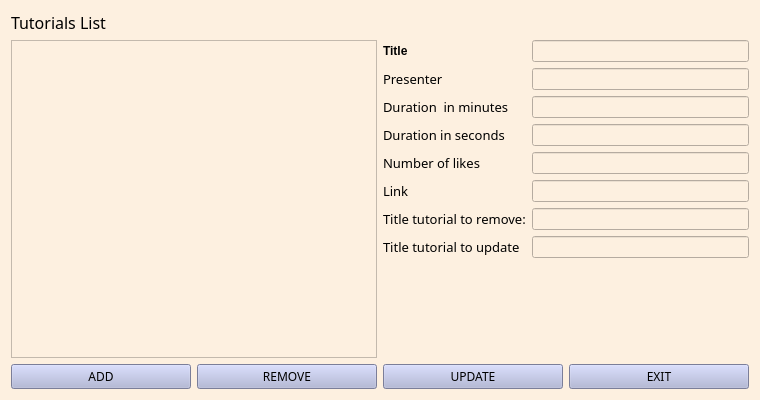
<?xml version="1.0" encoding="UTF-8"?>
<ui version="4.0">
 <class>AdminGuiClass</class>
 <widget class="QWidget" name="AdminGuiClass">
  <property name="geometry">
   <rect>
    <x>0</x>
    <y>0</y>
    <width>760</width>
    <height>400</height>
   </rect>
  </property>
  <property name="windowTitle">
   <string>AdminGui</string>
  </property>
  <property name="styleSheet">
   <string notr="true">background: rgb(253, 240, 224)</string>
  </property>
  <layout class="QHBoxLayout" name="horizontalLayout_3">
   <item>
    <layout class="QVBoxLayout" name="verticalLayout">
     <item>
      <widget class="QLabel" name="label">
       <property name="font">
        <font>
         <family>Britannic Bold</family>
         <pointsize>12</pointsize>
        </font>
       </property>
       <property name="styleSheet">
        <string notr="true">background: rgb(253, 240, 224)</string>
       </property>
       <property name="text">
        <string>Tutorials List</string>
       </property>
      </widget>
     </item>
     <item>
      <layout class="QHBoxLayout" name="horizontalLayout">
       <item>
        <widget class="QListWidget" name="listWidget_tutorials">
         <property name="styleSheet">
          <string notr="true">border-color: rgb(85, 85, 127);
border-color: rgb(253, 240, 224)</string>
         </property>
        </widget>
       </item>
       <item>
        <layout class="QFormLayout" name="formLayout">
         <item row="0" column="0">
          <widget class="QLabel" name="label_2">
           <property name="font">
            <font>
             <family>Segoe UI</family>
             <pointsize>9</pointsize>
             <italic>false</italic>
             <bold>false</bold>
            </font>
           </property>
           <property name="styleSheet">
            <string notr="true">font: 9pt &quot;Segoe UI&quot;;</string>
           </property>
           <property name="text">
            <string>&lt;!DOCTYPE HTML PUBLIC &quot;-//W3C//DTD HTML 4.0//EN&quot; &quot;http://www.w3.org/TR/REC-html40/strict.dtd&quot;&gt;
&lt;html&gt;&lt;head&gt;&lt;meta name=&quot;qrichtext&quot; content=&quot;1&quot; /&gt;&lt;meta charset=&quot;utf-8&quot; /&gt;&lt;style type=&quot;text/css&quot;&gt;
p, li { white-space: pre-wrap; }
hr { height: 1px; border-width: 0; }
li.unchecked::marker { content: &quot;\2610&quot;; }
li.checked::marker { content: &quot;\2612&quot;; }
&lt;/style&gt;&lt;/head&gt;&lt;body style=&quot; font-family:'Segoe UI'; font-size:9pt; font-weight:400; font-style:normal;&quot;&gt;
&lt;p style=&quot; margin-top:0px; margin-bottom:0px; margin-left:0px; margin-right:0px; -qt-block-indent:0; text-indent:0px;&quot;&gt;&lt;span style=&quot; font-weight:700;&quot;&gt;Title&lt;/span&gt;&lt;/p&gt;&lt;/body&gt;&lt;/html&gt;</string>
           </property>
          </widget>
         </item>
         <item row="0" column="1">
          <widget class="QLineEdit" name="lineEdit_title"/>
         </item>
         <item row="1" column="0">
          <widget class="QLabel" name="label_3">
           <property name="font">
            <font>
             <family>Britannic Bold</family>
             <pointsize>10</pointsize>
            </font>
           </property>
           <property name="text">
            <string>Presenter</string>
           </property>
          </widget>
         </item>
         <item row="1" column="1">
          <widget class="QLineEdit" name="lineEdit_presenter"/>
         </item>
         <item row="2" column="0">
          <widget class="QLabel" name="label_4">
           <property name="font">
            <font>
             <family>Britannic Bold</family>
             <pointsize>10</pointsize>
             <italic>false</italic>
             <bold>false</bold>
            </font>
           </property>
           <property name="text">
            <string>Duration  in minutes</string>
           </property>
          </widget>
         </item>
         <item row="2" column="1">
          <widget class="QLineEdit" name="lineEdit_duration_minutes"/>
         </item>
         <item row="3" column="0">
          <widget class="QLabel" name="label_5">
           <property name="font">
            <font>
             <family>Britannic Bold</family>
             <pointsize>10</pointsize>
            </font>
           </property>
           <property name="text">
            <string>Duration in seconds</string>
           </property>
          </widget>
         </item>
         <item row="3" column="1">
          <widget class="QLineEdit" name="lineEdit_duration_seconds"/>
         </item>
         <item row="4" column="0">
          <widget class="QLabel" name="label_6">
           <property name="font">
            <font>
             <family>Britannic Bold</family>
             <pointsize>10</pointsize>
            </font>
           </property>
           <property name="text">
            <string>Number of likes</string>
           </property>
          </widget>
         </item>
         <item row="4" column="1">
          <widget class="QLineEdit" name="lineEdit_number_likes"/>
         </item>
         <item row="5" column="0">
          <widget class="QLabel" name="label_7">
           <property name="font">
            <font>
             <family>Britannic Bold</family>
             <pointsize>10</pointsize>
            </font>
           </property>
           <property name="text">
            <string>Link</string>
           </property>
          </widget>
         </item>
         <item row="5" column="1">
          <widget class="QLineEdit" name="lineEdit_link"/>
         </item>
         <item row="6" column="0">
          <widget class="QLabel" name="label_8">
           <property name="font">
            <font>
             <family>Britannic Bold</family>
             <pointsize>10</pointsize>
            </font>
           </property>
           <property name="text">
            <string>Title tutorial to remove:</string>
           </property>
          </widget>
         </item>
         <item row="6" column="1">
          <widget class="QLineEdit" name="lineEdit_remove_title"/>
         </item>
         <item row="7" column="0">
          <widget class="QLabel" name="label_9">
           <property name="font">
            <font>
             <family>Britannic Bold</family>
             <pointsize>10</pointsize>
            </font>
           </property>
           <property name="text">
            <string>Title tutorial to update</string>
           </property>
          </widget>
         </item>
         <item row="7" column="1">
          <widget class="QLineEdit" name="lineEdit_update_title"/>
         </item>
        </layout>
       </item>
      </layout>
     </item>
     <item>
      <layout class="QHBoxLayout" name="horizontalLayout_2">
       <item>
        <widget class="QPushButton" name="pushButton_add">
         <property name="font">
          <font>
           <family>Britannic Bold</family>
          </font>
         </property>
         <property name="styleSheet">
          <string notr="true">background:rgb(172, 177, 214)</string>
         </property>
         <property name="text">
          <string>ADD</string>
         </property>
        </widget>
       </item>
       <item>
        <widget class="QPushButton" name="pushButton_remove">
         <property name="font">
          <font>
           <family>Britannic Bold</family>
          </font>
         </property>
         <property name="styleSheet">
          <string notr="true">background:rgb(172, 177, 214)</string>
         </property>
         <property name="text">
          <string>REMOVE</string>
         </property>
        </widget>
       </item>
       <item>
        <widget class="QPushButton" name="pushButton_update">
         <property name="font">
          <font>
           <family>Britannic Bold</family>
          </font>
         </property>
         <property name="styleSheet">
          <string notr="true">background:rgb(172, 177, 214)</string>
         </property>
         <property name="text">
          <string>UPDATE</string>
         </property>
        </widget>
       </item>
       <item>
        <widget class="QPushButton" name="pushButton_exit">
         <property name="font">
          <font>
           <family>Britannic Bold</family>
          </font>
         </property>
         <property name="styleSheet">
          <string notr="true">background:rgb(172, 177, 214)</string>
         </property>
         <property name="text">
          <string>EXIT</string>
         </property>
        </widget>
       </item>
      </layout>
     </item>
    </layout>
   </item>
  </layout>
 </widget>
 <layoutdefault spacing="6" margin="11"/>
 <resources/>
 <connections/>
</ui>
